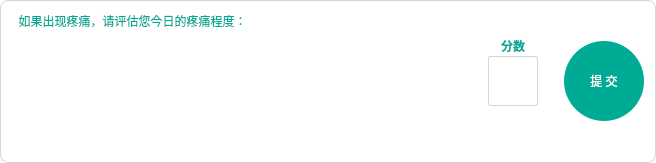
                     <widget class="QFrame" name="frame_26">
                      <property name="sizePolicy">
                       <sizepolicy hsizetype="Expanding" vsizetype="Fixed">
                        <horstretch>0</horstretch>
                        <verstretch>0</verstretch>
                       </sizepolicy>
                      </property>
                      <property name="minimumSize">
                       <size>
                        <width>0</width>
                        <height>163</height>
                       </size>
                      </property>
                      <property name="maximumSize">
                       <size>
                        <width>16777215</width>
                        <height>163</height>
                       </size>
                      </property>
                      <property name="styleSheet">
                       <string notr="true">QFrame{
background-color: #fff;
border:1px solid #d5d5d5;
border-radius:8px;
}</string>
                      </property>
                      <property name="frameShape">
                       <enum>QFrame::StyledPanel</enum>
                      </property>
                      <property name="frameShadow">
                       <enum>QFrame::Raised</enum>
                      </property>
                      <layout class="QHBoxLayout" name="horizontalLayout_64">
                       <item>
                        <layout class="QVBoxLayout" name="verticalLayout_59">
                         <item>
                          <widget class="QLabel" name="label_11">
                           <property name="styleSheet">
                            <string notr="true">color: rgb(0,171,149);
border:0;
font: 10pt &quot;微软雅黑&quot;;</string>
                           </property>
                           <property name="text">
                            <string>  如果出现疼痛，请评估您今日的疼痛程度：</string>
                           </property>
                          </widget>
                         </item>
                         <item>
                          <layout class="QHBoxLayout" name="horizontalLayout_65">
                           <item>
                            <widget class="QTableWidget" name="ratingWidget_2">
                             <property name="sizePolicy">
                              <sizepolicy hsizetype="Fixed" vsizetype="Fixed">
                               <horstretch>0</horstretch>
                               <verstretch>0</verstretch>
                              </sizepolicy>
                             </property>
                             <property name="minimumSize">
                              <size>
                               <width>430</width>
                               <height>110</height>
                              </size>
                             </property>
                             <property name="maximumSize">
                              <size>
                               <width>430</width>
                               <height>110</height>
                              </size>
                             </property>
                             <property name="styleSheet">
                              <string notr="true">border:0;</string>
                             </property>
                            </widget>
                           </item>
                           <item>
                            <spacer name="horizontalSpacer_79">
                             <property name="orientation">
                              <enum>Qt::Horizontal</enum>
                             </property>
                             <property name="sizeHint" stdset="0">
                              <size>
                               <width>40</width>
                               <height>20</height>
                              </size>
                             </property>
                            </spacer>
                           </item>
                           <item>
                            <layout class="QVBoxLayout" name="verticalLayout_60">
                             <property name="spacing">
                              <number>0</number>
                             </property>
                             <item>
                              <widget class="QLabel" name="label_13">
                               <property name="sizePolicy">
                                <sizepolicy hsizetype="Fixed" vsizetype="Fixed">
                                 <horstretch>0</horstretch>
                                 <verstretch>0</verstretch>
                                </sizepolicy>
                               </property>
                               <property name="minimumSize">
                                <size>
                                 <width>50</width>
                                 <height>20</height>
                                </size>
                               </property>
                               <property name="maximumSize">
                                <size>
                                 <width>50</width>
                                 <height>20</height>
                                </size>
                               </property>
                               <property name="styleSheet">
                                <string notr="true">border:0;
font: 9pt &quot;微软雅黑&quot;;
border-radius:0;
color: rgb(0,171,149);
font-weight:bold;</string>
                               </property>
                               <property name="text">
                                <string>分数</string>
                               </property>
                               <property name="alignment">
                                <set>Qt::AlignCenter</set>
                               </property>
                              </widget>
                             </item>
                             <item>
                              <widget class="QLabel" name="painGrade_label">
                               <property name="sizePolicy">
                                <sizepolicy hsizetype="Fixed" vsizetype="Fixed">
                                 <horstretch>0</horstretch>
                                 <verstretch>0</verstretch>
                                </sizepolicy>
                               </property>
                               <property name="minimumSize">
                                <size>
                                 <width>50</width>
                                 <height>50</height>
                                </size>
                               </property>
                               <property name="maximumSize">
                                <size>
                                 <width>50</width>
                                 <height>50</height>
                                </size>
                               </property>
                               <property name="styleSheet">
                                <string notr="true">font: 75 18pt &quot;微软雅黑&quot;;
color: rgb(0,171,149);
font-weight:bold;
border-radius:2px;</string>
                               </property>
                               <property name="text">
                                <string/>
                               </property>
                               <property name="alignment">
                                <set>Qt::AlignCenter</set>
                               </property>
                              </widget>
                             </item>
                             <item>
                              <spacer name="verticalSpacer_43">
                               <property name="orientation">
                                <enum>Qt::Vertical</enum>
                               </property>
                               <property name="sizeHint" stdset="0">
                                <size>
                                 <width>20</width>
                                 <height>40</height>
                                </size>
                               </property>
                              </spacer>
                             </item>
                            </layout>
                           </item>
                           <item>
                            <spacer name="horizontalSpacer_83">
                             <property name="orientation">
                              <enum>Qt::Horizontal</enum>
                             </property>
                             <property name="sizeType">
                              <enum>QSizePolicy::Fixed</enum>
                             </property>
                             <property name="sizeHint" stdset="0">
                              <size>
                               <width>20</width>
                               <height>20</height>
                              </size>
                             </property>
                            </spacer>
                           </item>
                          </layout>
                         </item>
                        </layout>
                       </item>
                       <item>
                        <widget class="QPushButton" name="subPain_btn">
                         <property name="sizePolicy">
                          <sizepolicy hsizetype="Fixed" vsizetype="Fixed">
                           <horstretch>0</horstretch>
                           <verstretch>0</verstretch>
                          </sizepolicy>
                         </property>
                         <property name="minimumSize">
                          <size>
                           <width>80</width>
                           <height>80</height>
                          </size>
                         </property>
                         <property name="maximumSize">
                          <size>
                           <width>80</width>
                           <height>80</height>
                          </size>
                         </property>
                         <property name="cursor">
                          <cursorShape>PointingHandCursor</cursorShape>
                         </property>
                         <property name="styleSheet">
                          <string notr="true">QPushButton{
background-color:rgb(0,171,149);
color: rgb(255, 255, 255);
border-radius:40px;
font: 10pt &quot;微软雅黑&quot;;
}

QPushButton:hover{
background-color:rgba(0,171,149, 0.9);
}

QPushButton:disabled{
background-color:rgba(0,171,149, 0.5);
}</string>
                         </property>
                         <property name="text">
                          <string>提 交</string>
                         </property>
                        </widget>
                       </item>
                      </layout>
                     </widget>
